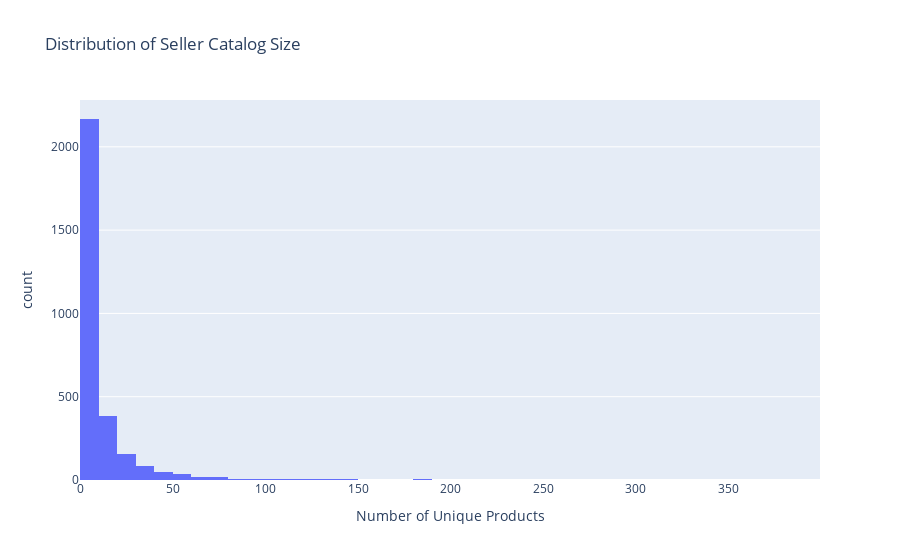

Write notebook code for a chart like this one.
### Markdown cell above
The correlation matrix shows a positive correlation between catalog size and average monthly revenue.This suggests that sellers offering more unique products tend to generate higher average monthly revenue.

### Code cell
import plotly.express as px
from IPython.display import HTML

fig_hist_variety = px.histogram(
    seller_stats,
    x="num_unique_products",
    nbins=50,
    title="Distribution of Seller Catalog Size",
    labels={"num_unique_products": "Number of Unique Products"}
)
fig_hist_variety.show()

### Figure 1 — Plotly figure (JSON) as saved in the notebook; plotly's stock layout.template omitted (floating-point values rounded to 4 significant figures; data arrays with more than 128 entries replaced by an {"elided": "..."} marker saying what was removed)
{"data": [{"bingroup": "x", "hovertemplate": "Number of Unique Products=%{x}<br>count=%{y}<extra></extra>", "legendgroup": "", "marker": {"color": "#636efa", "pattern": {"shape": ""}}, "name": "", "nbinsx": 50, "orientation": "v", "showlegend": false, "type": "histogram", "x": {"elided": "2970 int values"}, "xaxis": "x", "yaxis": "y"}], "layout": {"barmode": "relative", "legend": {"tracegroupgap": 0}, "title": {"text": "Distribution of Seller Catalog Size"}, "xaxis": {"anchor": "y", "domain": [0, 1], "title": {"text": "Number of Unique Products"}}, "yaxis": {"anchor": "x", "domain": [0, 1], "title": {"text": "count"}}}}
